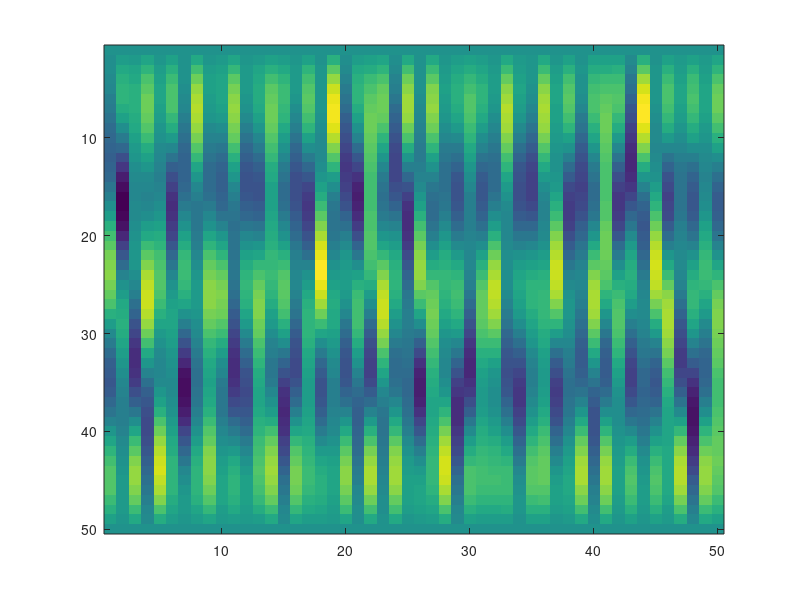

Write the MATLAB code that produced this figure.
%%%%% File to compute solution to wave equation inside a wave guide.

% Create x,y,omega grid points
xVals = linspace(0,pi,50);
yVals = linspace(0,0.1,50);
omegaVals = linspace(-5,5,100);

% Comute sine series of g(x)
% For simplicity lets assume that g(x) is a sum of sin functions.
g = @(x,n) sin(n * x);
%Function to take the inverse transform of Assume c = 1,sigma=1
f = @(omega,y,n,t) exp(1i .* sqrt(omega.^2 - n^2) .* y) .* exp(pi^2 .* omega.^2) .* exp(-1i .* omega .* t);

% Numerically Compute inverse Fourier Transform at all points
v = zeros(50,50);
for x = 1:50
    for y = 1:50
        for n = 1:20
            fVals = f(omegaVals,y,n,0.01);
            %Assume sigma = 1, and 1/ 2 * pi factor comes in the inverse
            %transform
            v(x,y) = v(x,y) + (1 / (2 * sqrt(pi))) * g(xVals(x),n) * trapz(omegaVals,fVals);
       end       
    end
end
imagesc(real(v))